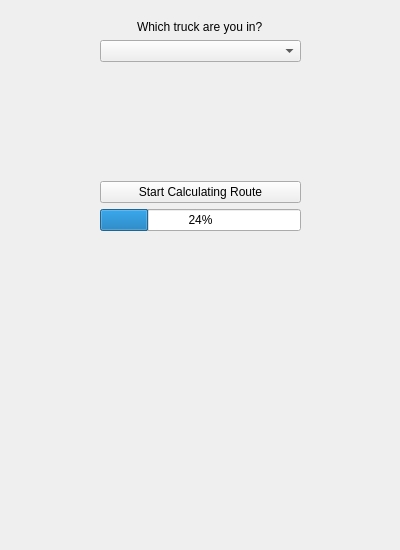
<?xml version="1.0" encoding="UTF-8"?>
<ui version="4.0">
 <class>SpatialDecisionDockWidgetBase</class>
 <widget class="QDockWidget" name="SpatialDecisionDockWidgetBase">
  <property name="geometry">
   <rect>
    <x>0</x>
    <y>0</y>
    <width>400</width>
    <height>550</height>
   </rect>
  </property>
  <property name="maximumSize">
   <size>
    <width>400</width>
    <height>550</height>
   </size>
  </property>
  <property name="windowTitle">
   <string>SDSS Template</string>
  </property>
  <widget class="QWidget" name="dockWidgetContents">
   <widget class="QStackedWidget" name="stackedWidget">
    <property name="geometry">
     <rect>
      <x>0</x>
      <y>0</y>
      <width>401</width>
      <height>391</height>
     </rect>
    </property>
    <property name="maximumSize">
     <size>
      <width>401</width>
      <height>391</height>
     </size>
    </property>
    <property name="currentIndex">
     <number>0</number>
    </property>
    <widget class="QWidget" name="page">
     <widget class="QWidget" name="verticalLayoutWidget">
      <property name="geometry">
       <rect>
        <x>100</x>
        <y>20</y>
        <width>201</width>
        <height>211</height>
       </rect>
      </property>
      <layout class="QVBoxLayout" name="verticalLayout">
       <item alignment="Qt::AlignHCenter">
        <widget class="QLabel" name="Whichtrucklabel">
         <property name="text">
          <string>Which truck are you in?</string>
         </property>
        </widget>
       </item>
       <item>
        <widget class="QComboBox" name="SelectTruckCombo"/>
       </item>
       <item>
        <spacer name="verticalSpacer">
         <property name="orientation">
          <enum>Qt::Vertical</enum>
         </property>
         <property name="sizeHint" stdset="0">
          <size>
           <width>20</width>
           <height>40</height>
          </size>
         </property>
        </spacer>
       </item>
       <item>
        <widget class="QPushButton" name="shortestRouteButton">
         <property name="text">
          <string>Start Calculating Route</string>
         </property>
        </widget>
       </item>
       <item>
        <widget class="QProgressBar" name="counterProgressBar">
         <property name="value">
          <number>24</number>
         </property>
        </widget>
       </item>
      </layout>
     </widget>
    </widget>
    <widget class="QWidget" name="page_3">
     <widget class="QWidget" name="verticalLayoutWidget_2">
      <property name="geometry">
       <rect>
        <x>10</x>
        <y>30</y>
        <width>371</width>
        <height>341</height>
       </rect>
      </property>
      <layout class="QVBoxLayout" name="verticalLayout_2">
       <item alignment="Qt::AlignHCenter|Qt::AlignVCenter">
        <widget class="QLabel" name="label">
         <property name="text">
          <string>The following route is chosen because:</string>
         </property>
        </widget>
       </item>
       <item>
        <widget class="QListWidget" name="RoadblockInfoList"/>
       </item>
       <item>
        <widget class="QPushButton" name="StartDrivingButton">
         <property name="text">
          <string>Start Driving</string>
         </property>
        </widget>
       </item>
      </layout>
     </widget>
    </widget>
    <widget class="QWidget" name="page_2">
     <widget class="QWidget" name="verticalLayoutWidget_3">
      <property name="geometry">
       <rect>
        <x>50</x>
        <y>100</y>
        <width>281</width>
        <height>231</height>
       </rect>
      </property>
      <layout class="QVBoxLayout" name="verticalLayout_3">
       <item>
        <widget class="QPushButton" name="SolvedIncidentButton">
         <property name="text">
          <string>Solved current incident</string>
         </property>
        </widget>
       </item>
       <item>
        <widget class="QPushButton" name="NeedHelpButton">
         <property name="text">
          <string>Need more help</string>
         </property>
        </widget>
       </item>
      </layout>
     </widget>
    </widget>
    <widget class="QWidget" name="page_4">
     <widget class="QWidget" name="gridLayoutWidget">
      <property name="geometry">
       <rect>
        <x>110</x>
        <y>150</y>
        <width>160</width>
        <height>141</height>
       </rect>
      </property>
      <layout class="QGridLayout" name="gridLayout">
       <item row="2" column="0">
        <widget class="QPushButton" name="QuitButton">
         <property name="text">
          <string>Quit</string>
         </property>
        </widget>
       </item>
       <item row="0" column="0">
        <widget class="QPushButton" name="GetNewIncidentButton">
         <property name="text">
          <string>Get new incident</string>
         </property>
        </widget>
       </item>
       <item row="1" column="0">
        <widget class="QPushButton" name="ChangeTruckButton">
         <property name="text">
          <string>Change Firetruck</string>
         </property>
        </widget>
       </item>
      </layout>
     </widget>
    </widget>
    <widget class="QWidget" name="page_6">
     <widget class="QComboBox" name="selectLayerCombo">
      <property name="geometry">
       <rect>
        <x>40</x>
        <y>190</y>
        <width>244</width>
        <height>22</height>
       </rect>
      </property>
     </widget>
     <widget class="QComboBox" name="selectAttributeCombo">
      <property name="geometry">
       <rect>
        <x>40</x>
        <y>210</y>
        <width>244</width>
        <height>22</height>
       </rect>
      </property>
     </widget>
    </widget>
   </widget>
  </widget>
 </widget>
 <resources/>
 <connections/>
</ui>
